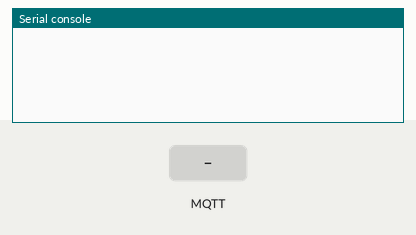
Simulated run of this program. Board: ESP32 board running MicroPython. On the bench: the last lines printed to the serial console. The test bench sets the inputs (shaded band). No MQTT or app messages arrive unless stated.

Above: at 1.3 s.
1.4 s: MQTT message "1" arrives on the first subscribed topic
At 3.1 s:
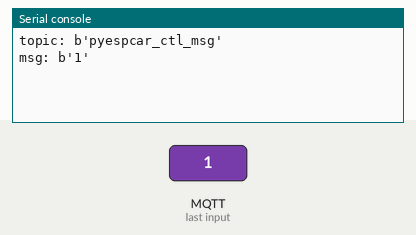
3.6 s: MQTT message "on" arrives on the first subscribed topic
At 4.7 s:
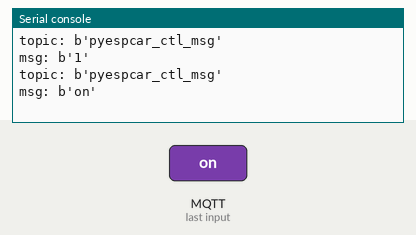
5.6 s: MQTT message "off" arrives on the first subscribed topic
At 7.4 s:
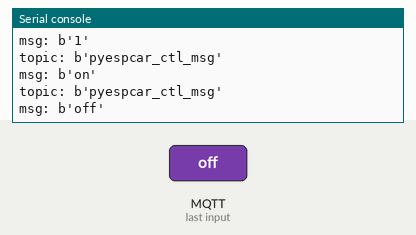

Measured:
- after the input at 1.4 s, the serial console: prints a new line after 0.75 s (image 1)
- after the input at 3.6 s, the serial console: prints a new line after 0.55 s (image 2)
- after the input at 5.6 s, the serial console: prints a new line after 0.55 s (image 3)

The program:

subscriber.py
```python
from umqtt.simple import MQTTClient
import time

SERVER = '192.168.43.16'
CLIENT_ID = 'PYESPCAR_A0'
TOPIC = b'pyespcar_ctl_msg'

def mqtt_callback(topic, msg):
	print('topic: {}'.format(topic))
	print('msg: {}'.format(msg))


client = MQTTClient(CLIENT_ID, SERVER)
client.set_callback(mqtt_callback)
client.connect()

client.subscribe(TOPIC)


while True:
	# 查看是否有数据传入
	# 有的话就执行 mqtt_callback
	client.check_msg()
	time.sleep(1)
```
